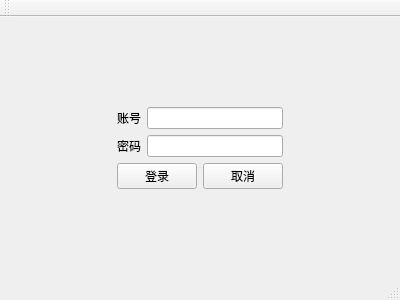
<?xml version="1.0" encoding="UTF-8"?>
<ui version="4.0">
 <class>MainWindow</class>
 <widget class="QMainWindow" name="MainWindow">
  <property name="geometry">
   <rect>
    <x>0</x>
    <y>0</y>
    <width>400</width>
    <height>300</height>
   </rect>
  </property>
  <property name="windowTitle">
   <string>MainWindow</string>
  </property>
  <widget class="QWidget" name="centralWidget">
   <layout class="QGridLayout" name="gridLayout">
    <item row="1" column="1" colspan="2">
     <layout class="QVBoxLayout" name="verticalLayout">
      <item>
       <layout class="QHBoxLayout" name="horizontalLayout">
        <item>
         <widget class="QLabel" name="label">
          <property name="text">
           <string>账号</string>
          </property>
         </widget>
        </item>
        <item>
         <widget class="QLineEdit" name="line_user"/>
        </item>
       </layout>
      </item>
      <item>
       <layout class="QHBoxLayout" name="horizontalLayout_3">
        <item>
         <widget class="QLabel" name="label_3">
          <property name="text">
           <string>密码</string>
          </property>
         </widget>
        </item>
        <item>
         <widget class="QLineEdit" name="line_passwd">
          <property name="echoMode">
           <enum>QLineEdit::Password</enum>
          </property>
         </widget>
        </item>
       </layout>
      </item>
      <item>
       <layout class="QHBoxLayout" name="horizontalLayout_4">
        <item>
         <widget class="QPushButton" name="btn_login">
          <property name="text">
           <string>登录</string>
          </property>
         </widget>
        </item>
        <item>
         <widget class="QPushButton" name="btn_quit">
          <property name="text">
           <string>取消</string>
          </property>
         </widget>
        </item>
       </layout>
      </item>
     </layout>
    </item>
    <item row="2" column="2">
     <spacer name="verticalSpacer_2">
      <property name="orientation">
       <enum>Qt::Vertical</enum>
      </property>
      <property name="sizeHint" stdset="0">
       <size>
        <width>20</width>
        <height>78</height>
       </size>
      </property>
     </spacer>
    </item>
    <item row="0" column="1">
     <spacer name="verticalSpacer">
      <property name="orientation">
       <enum>Qt::Vertical</enum>
      </property>
      <property name="sizeHint" stdset="0">
       <size>
        <width>20</width>
        <height>24</height>
       </size>
      </property>
     </spacer>
    </item>
    <item row="1" column="3">
     <spacer name="horizontalSpacer_2">
      <property name="orientation">
       <enum>Qt::Horizontal</enum>
      </property>
      <property name="sizeHint" stdset="0">
       <size>
        <width>91</width>
        <height>20</height>
       </size>
      </property>
     </spacer>
    </item>
    <item row="1" column="0">
     <spacer name="horizontalSpacer">
      <property name="orientation">
       <enum>Qt::Horizontal</enum>
      </property>
      <property name="sizeHint" stdset="0">
       <size>
        <width>91</width>
        <height>20</height>
       </size>
      </property>
     </spacer>
    </item>
   </layout>
   <zorder>btn_login</zorder>
   <zorder>btn_quit</zorder>
   <zorder>label</zorder>
   <zorder>line_user</zorder>
   <zorder>label_2</zorder>
   <zorder>lineEdit_2</zorder>
   <zorder>btn_quit</zorder>
   <zorder>lineEdit_2</zorder>
   <zorder>lineEdit_2</zorder>
   <zorder>line_passwd</zorder>
   <zorder>label_3</zorder>
   <zorder>horizontalSpacer</zorder>
   <zorder>horizontalSpacer_2</zorder>
   <zorder>verticalSpacer</zorder>
   <zorder>verticalSpacer_2</zorder>
  </widget>
  <widget class="QMenuBar" name="menuBar">
   <property name="geometry">
    <rect>
     <x>0</x>
     <y>0</y>
     <width>400</width>
     <height>22</height>
    </rect>
   </property>
  </widget>
  <widget class="QToolBar" name="mainToolBar">
   <attribute name="toolBarArea">
    <enum>TopToolBarArea</enum>
   </attribute>
   <attribute name="toolBarBreak">
    <bool>false</bool>
   </attribute>
  </widget>
  <widget class="QStatusBar" name="statusBar"/>
 </widget>
 <layoutdefault spacing="6" margin="11"/>
 <resources/>
 <connections/>
</ui>
